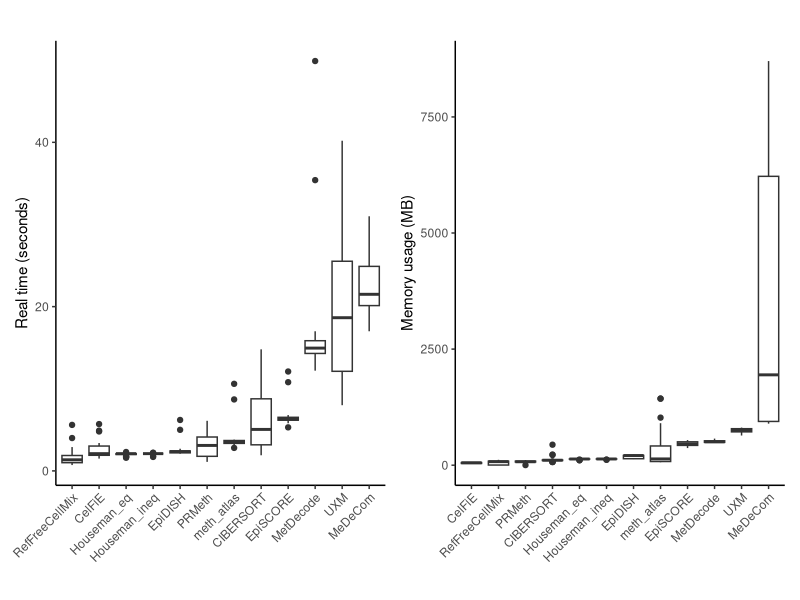
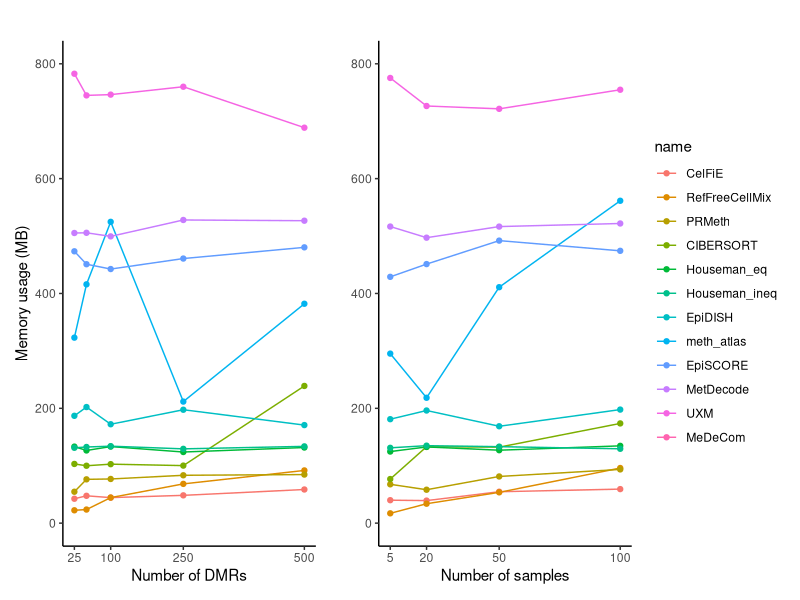
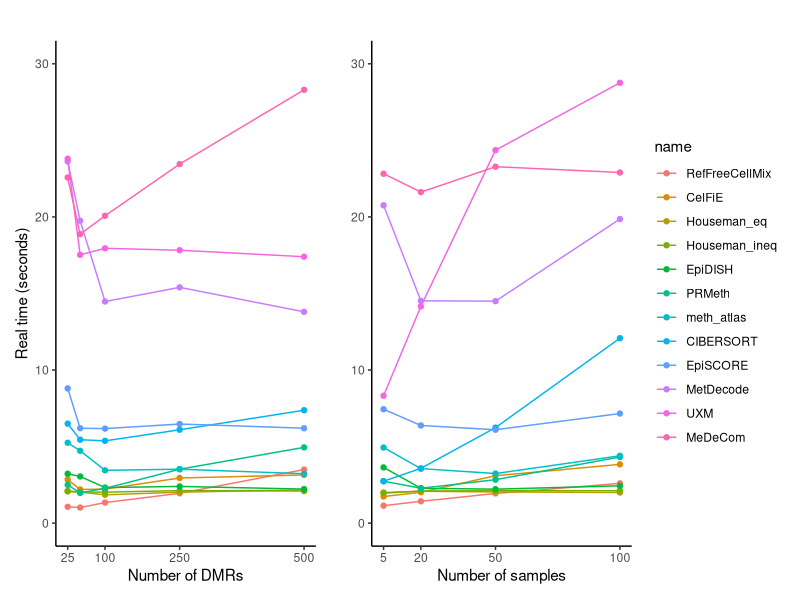
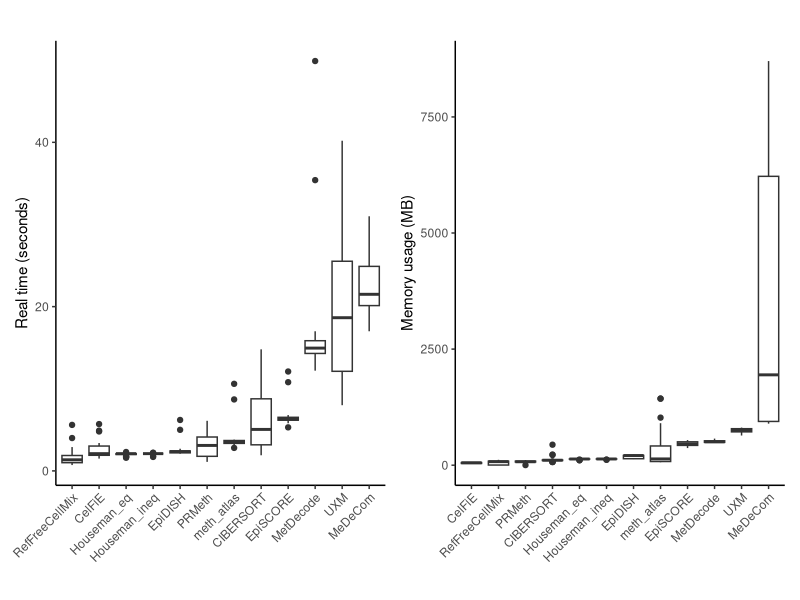
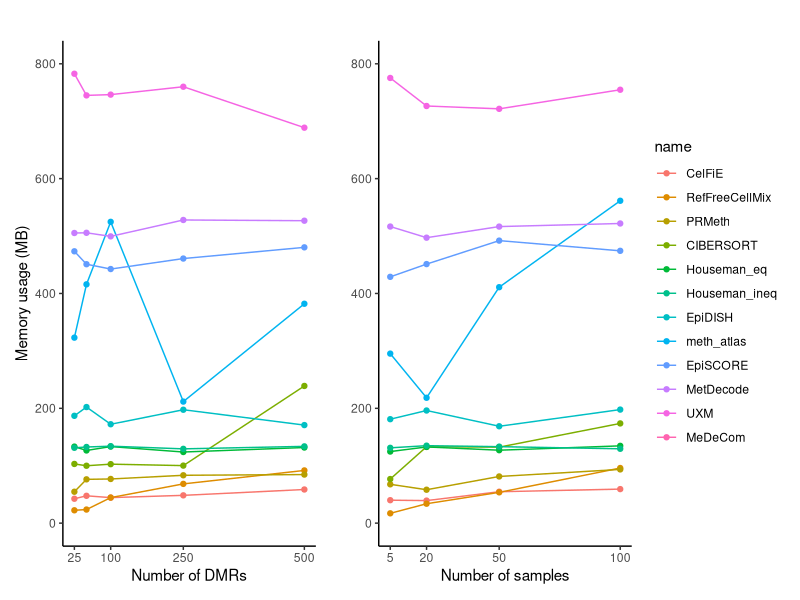
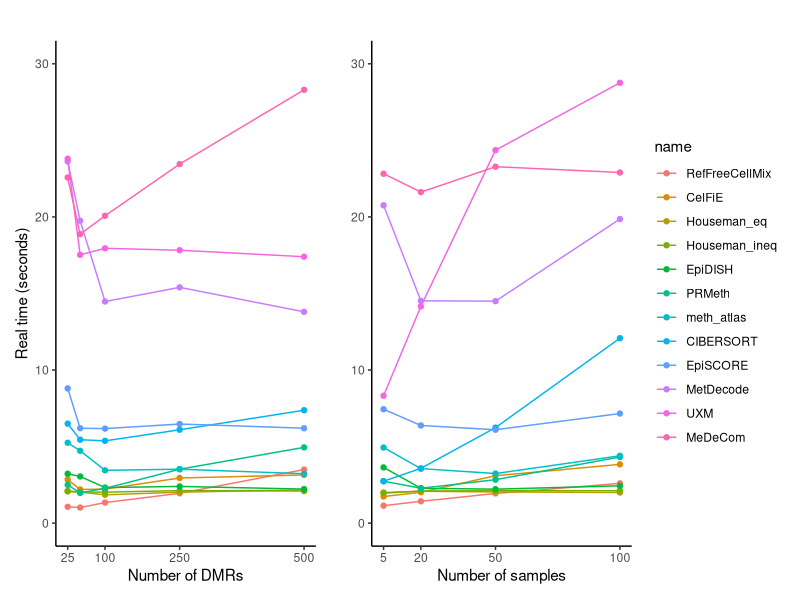

Recreate these plots in R, in order.
## ---- chunk 1
# Don't change this if you git cloned the entire GitHub repository and you are working in the notebooks/ folder
knitr::opts_knit$set(root.dir = './')
## ---- chunk 2
library(ggpubr)
library(ggplot2)
library(dplyr)
library(patchwork)
library(stringr)
## ---- chunk 3
res.scal <- read.csv("../resources/scalability.clean.csv")
## ---- chunk 4
# Helper function to convert memory to MB
convert_mem <- function(x) {
  x <- str_trim(x)
  val <- as.numeric(str_extract(x, "[0-9.]+"))
  unit <- str_extract(x, "MB|GB")
  ifelse(unit == "GB", val * 1024, val)
}

convert_time <- function(x) {
  x <- tolower(trimws(x))
  total <- numeric(length(x))

  for (i in seq_along(x)) {
    str <- x[i]
    sec <- as.numeric(stringr::str_extract(str, "\\d+\\.?\\d*(?=s)"))
    min <- as.numeric(stringr::str_extract(str, "\\d+\\.?\\d*(?=m(?!s))")) # avoid matching ms
    ms  <- as.numeric(stringr::str_extract(str, "\\d+\\.?\\d*(?=ms)"))

    sec[is.na(sec)] <- 0
    min[is.na(min)] <- 0
    ms[is.na(ms)]   <- 0

    total[i] <- min * 60 + sec + ms / 1000
  }

  return(total)
}
## ---- chunk 5
# Apply conversions to memory
data_clean_memory <- res.scal %>%
  mutate(
    realtime_sec = convert_mem(peak_rss)
  )
# Calculate median duration per method and sort
order_memory <- data_clean_memory %>%
  group_by(name) %>%
  summarise(med = mean(realtime_sec, na.rm = TRUE)) %>%
  arrange(med) %>%
  pull(name)
# Set factor levels for duration plot
data_clean_memory$name <- factor(data_clean_memory$name, levels = order_memory)

# Repeat for the time
data_clean_time <- res.scal %>%
  mutate(
    realtime_sec = convert_time(realtime)
  )
order_time <- data_clean_time %>%
  group_by(name) %>%
  summarise(med = median(realtime_sec, na.rm = TRUE)) %>%
  arrange(med) %>%
  pull(name)
data_clean_time$name <- factor(data_clean_time$name, levels = order_time)
## ---- chunk 6
# Plot: Boxplot of duration
p1 <- ggplot(data_clean_time, aes(x = name, y = realtime_sec)) +
  geom_boxplot() +
  labs(title = "", x = "", y = "Real time (seconds)") +
  theme_classic() +
  theme(axis.text.x = element_text(angle = 45, hjust = 1)) +
  scale_y_continuous(breaks = seq(0,110,by=20))


# Plot: Boxplot of peak RSS
p2 <- ggplot(data_clean_memory, aes(x = name, y = peak_rss_mb)) +
  geom_boxplot() +
  labs(title = "", x = "", y = "Memory usage (MB)") +
  theme_classic() +
  theme(axis.text.x = element_text(angle = 45, hjust = 1))

# Show plots
combined.plot <- p1 + p2
combined.plot
## ---- chunk 7
output_dir <- "../plots/07_scalability"
if (!dir.exists(output_dir)) dir.create(output_dir)

output_file <- file.path(output_dir, paste0("memory_time_boxplots_8CPU_16GB.svg"))
ggsave(output_file, combined.plot, width = 8, height = 5)
## ---- chunk 8
# Summarize by mean or median
summary_df_dmr <- data_clean_memory %>%
  group_by(name, dmr) %>%
  summarise(mean_rss = mean(peak_rss_mb), .groups = "drop")
summary_df_samples <- data_clean_memory %>%
  group_by(name, samples) %>%
  summarise(mean_rss = mean(peak_rss_mb), .groups = "drop")

p1 <- ggplot(summary_df_dmr, aes(x = dmr, y = mean_rss, color = name)) +
  geom_line() +
  geom_point() +
  labs(title = "",
       x = "Number of DMRs", y = "Memory usage (MB)") +
  theme_classic() +
  theme(legend.position = "none") +
  scale_x_continuous(breaks = c(25, 100, 250, 500)) +
  ylim(0,800)

p2 <- ggplot(summary_df_samples, aes(x = samples, y = mean_rss, color = name)) +
  geom_line() +
  geom_point() +
  labs(title = "",
       x = "Number of samples", y = "") +
  theme_classic() +
  scale_x_continuous(breaks = c(5, 20, 50, 100)) +
  ylim(0,800)

# Show plots
combined.plot <- p1 + p2
combined.plot
## ---- chunk 9
output_dir <- "../plots/07_scalability"
if (!dir.exists(output_dir)) dir.create(output_dir)

output_file <- file.path(output_dir, paste0("memory_samples_dmrs_8CPU_16GB.svg"))
ggsave(output_file, combined.plot, width = 8, height = 4)
## ---- chunk 10
# Summarize by mean or median
summary_df_dmr <- data_clean_time %>%
  group_by(name, dmr) %>%
  summarise(mean_time = mean(realtime_sec), .groups = "drop")
summary_df_samples <- data_clean_time %>%
  group_by(name, samples) %>%
  summarise(mean_time = mean(realtime_sec), .groups = "drop")

p1 <- ggplot(summary_df_dmr, aes(x = dmr, y = mean_time, color = name)) +
  geom_line() +
  geom_point() +
  labs(title = "",
       x = "Number of DMRs", y = "Real time (seconds)") +
  theme_classic() +
  theme(legend.position = "none") +
  scale_x_continuous(breaks = c(25, 100, 250, 500)) +
  scale_y_continuous(breaks = seq(0,70,by=10)) + 
  ylim(0,30)

p2 <- ggplot(summary_df_samples, aes(x = samples, y = mean_time, color = name)) +
  geom_line() +
  geom_point() +
  labs(title = "",
       x = "Number of samples", y = "") +
  theme_classic() +
  scale_x_continuous(breaks = c(5, 20, 50, 100)) + 
  scale_y_continuous(breaks = seq(0,70,by=10)) +
  ylim(0,30)

# Show plots
combined.plot <- p1 + p2
combined.plot
## ---- chunk 11
output_dir <- "../plots/07_scalability"
if (!dir.exists(output_dir)) dir.create(output_dir)

output_file <- file.path(output_dir, paste0("time_samples_dmrs_8CPU_16GB.svg"))
ggsave(output_file, combined.plot, width = 8, height = 4)
